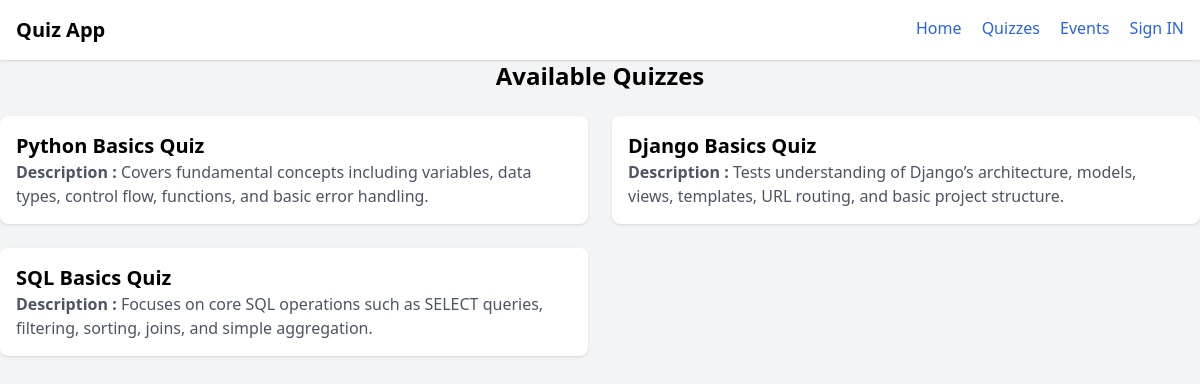
/quiz_list, run on the app's committed database.
### quizzs/models.py (models this page shows, shortened)
class Quiz(models.Model):
    title = models.CharField(max_length=50)
    description = models.TextField()
    created_at = models.DateTimeField(auto_now_add=True)
    updated_at = models.DateTimeField(auto_now=True)

### quizzs/views.py (the view)
# urls.py: path('quiz_list', views.quiz_list, name='quiz_list'),
def quiz_list(request):
    quizzs = Quiz.objects.all()
    con = {
        'quizzs':quizzs,
    }
    return render(request, 'quiz_list.html', con)

### quizzs/templates/quiz_list.html
{% extends 'home.html' %}
{% block content %}
  <h1 class="text-center text-2xl font-bold mb-6">Available Quizzes</h1>
  <div class="grid grid-cols-1 md:grid-cols-2 gap-6">
    {% for qz in quizzs %}
      <a href="{% url 'quiz_attempt' qz.id %}" class="p-4 bg-white shadow rounded-lg hover:bg-gray-100">
        <h2 class="text-xl font-semibold">{{ qz.title }}</h2>
        <p class="text-gray-600"><b>Description :</b> {{ qz.description }}</p>
      </a>
    {% endfor %}
  </div>
{% endblock content %}

### data on the page
Quiz: title "Python Basics Quiz", description "Covers fundamental concepts including variables, data types, control flow, functions, and basic error handling."
Quiz: title "Django Basics Quiz", description "Tests understanding of Django’s architecture, models, views, templates, URL routing, and basic project structure."
Quiz: title "SQL Basics Quiz", description "Focuses on core SQL operations such as SELECT queries, filtering, sorting, joins, and simple aggregation."
